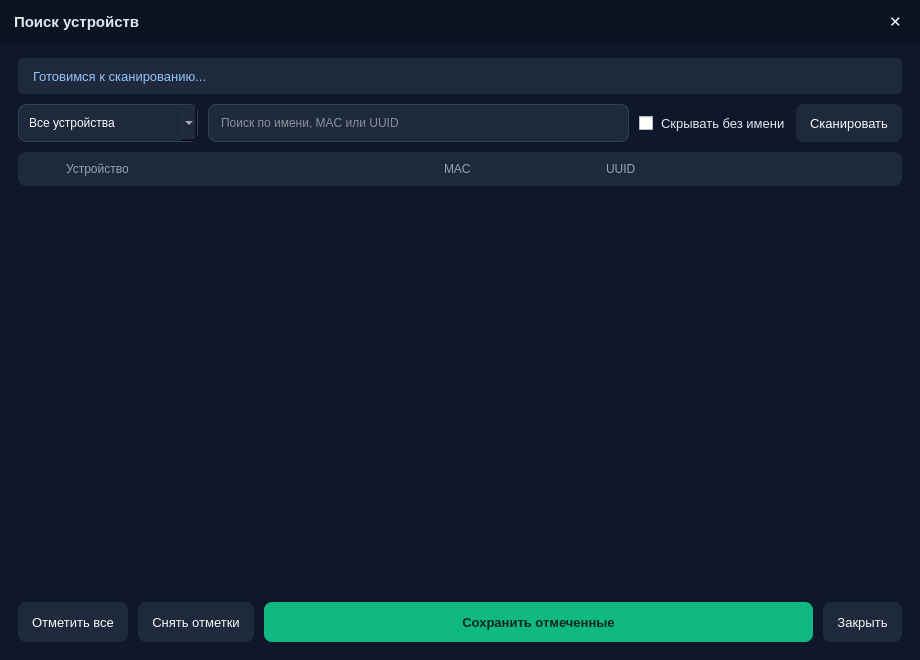
<?xml version="1.0" encoding="UTF-8"?>
<ui version="4.0">
 <class>DeviceSearchWindow</class>
 <widget class="QDialog" name="DeviceSearchWindow">
  <property name="geometry"><rect><x>0</x><y>0</y><width>920</width><height>660</height></rect></property>
  <property name="minimumSize"><size><width>860</width><height>520</height></size></property>
  <property name="windowTitle"><string>Поиск устройств</string></property>
  <property name="styleSheet">
   <string notr="true">
QDialog, QWidget#contentWidget { background-color: #0F172A; }
QWidget#titleBar { background-color: #0B1220; }
QWidget#headerRow { background-color: #1E293B; border-radius: 8px; }
QLabel { color: #E2E8F0; font-size: 13px; }
QLabel#titleLabel { font-size: 15px; font-weight: bold; }
QLabel#StatusLabel { color: #93C5FD; background-color: #1E293B; border-radius: 6px; padding: 9px 12px; }
QLabel#headName, QLabel#headMac, QLabel#headUuid { color: #94A3B8; font-size: 12px; }
QPushButton { background-color: #1E293B; color: #F8FAFC; border: none; border-radius: 8px; padding: 9px 14px; font-size: 13px; }
QPushButton:hover { background-color: #334155; }
QPushButton:disabled { background-color: #172033; color: #64748B; }
QPushButton#SaveCheckedButton { background-color: #10B981; color: #06281D; font-weight: bold; }
QPushButton#SaveCheckedButton:hover { background-color: #0EA271; }
QPushButton#SaveCheckedButton:disabled { background-color: #172033; color: #64748B; }
QPushButton#close_btn { background-color: transparent; padding: 6px 12px; font-size: 15px; }
QPushButton#close_btn:hover { background-color: #EF4444; }
QLineEdit, QComboBox { background-color: #1E293B; color: #F8FAFC; border: 1px solid #334155; border-radius: 8px; padding: 8px 10px; }
QComboBox QAbstractItemView { background-color: #1E293B; color: #F8FAFC; selection-background-color: #3B82F6; outline: none; }
QCheckBox { color: #E2E8F0; spacing: 8px; font-size: 13px; }
QListWidget { background-color: #0F172A; border: none; outline: none; }
QListWidget::item { background: transparent; border: none; padding: 0px; margin: 0px; }
QListWidget::item:hover { background: transparent; }
QListWidget::item:selected { background: transparent; color: #F8FAFC; }
QScrollBar:vertical { background: #0F172A; width: 10px; margin: 2px; border-radius: 5px; }
QScrollBar::handle:vertical { background: #334155; min-height: 36px; border-radius: 5px; }
QScrollBar::handle:vertical:hover { background: #3B82F6; }
QScrollBar::add-line:vertical, QScrollBar::sub-line:vertical { height: 0px; }
QScrollBar::add-page:vertical, QScrollBar::sub-page:vertical { background: transparent; }
   </string>
  </property>
  <layout class="QVBoxLayout" name="mainLayout" stretch="0,1">
   <property name="spacing"><number>0</number></property>
   <property name="leftMargin"><number>0</number></property>
   <property name="topMargin"><number>0</number></property>
   <property name="rightMargin"><number>0</number></property>
   <property name="bottomMargin"><number>0</number></property>
   <item>
    <widget class="QWidget" name="titleBar" native="true">
     <property name="minimumSize"><size><width>0</width><height>44</height></size></property>
     <property name="maximumSize"><size><width>16777215</width><height>44</height></size></property>
     <layout class="QHBoxLayout" name="titleBarLayout" stretch="1,0">
      <property name="leftMargin"><number>14</number></property>
      <property name="topMargin"><number>0</number></property>
      <property name="rightMargin"><number>6</number></property>
      <property name="bottomMargin"><number>0</number></property>
      <item><widget class="QLabel" name="titleLabel"><property name="text"><string>Поиск устройств</string></property></widget></item>
      <item><widget class="QPushButton" name="close_btn"><property name="text"><string>✕</string></property></widget></item>
     </layout>
    </widget>
   </item>
   <item>
    <widget class="QWidget" name="contentWidget" native="true">
     <layout class="QVBoxLayout" name="contentLayout" stretch="0,0,0,1,0">
      <property name="spacing"><number>10</number></property>
      <property name="leftMargin"><number>18</number></property>
      <property name="topMargin"><number>14</number></property>
      <property name="rightMargin"><number>18</number></property>
      <property name="bottomMargin"><number>18</number></property>
      <item>
       <widget class="QLabel" name="StatusLabel">
        <property name="text"><string>Готовимся к сканированию...</string></property>
        <property name="minimumSize"><size><width>0</width><height>36</height></size></property>
        <property name="wordWrap"><bool>false</bool></property>
       </widget>
      </item>
      <item>
       <layout class="QHBoxLayout" name="filterRow" stretch="0,1,0,0">
        <property name="spacing"><number>10</number></property>
        <item>
         <widget class="QComboBox" name="FilterCombo">
          <property name="minimumSize"><size><width>180</width><height>38</height></size></property>
          <property name="maximumSize"><size><width>180</width><height>38</height></size></property>
          <item><property name="text"><string>Все устройства</string></property></item>
          <item><property name="text"><string>Сохранённые</string></property></item>
          <item><property name="text"><string>Не сохранённые</string></property></item>
         </widget>
        </item>
        <item>
         <widget class="QLineEdit" name="SearchEdit">
          <property name="placeholderText"><string>Поиск по имени, MAC или UUID</string></property>
          <property name="minimumSize"><size><width>0</width><height>38</height></size></property>
          <property name="maximumSize"><size><width>16777215</width><height>38</height></size></property>
         </widget>
        </item>
        <item><widget class="QCheckBox" name="HideUnnamedChk"><property name="text"><string>Скрывать без имени</string></property></widget></item>
        <item>
         <widget class="QPushButton" name="ScanButton">
          <property name="text"><string>Сканировать</string></property>
          <property name="minimumSize"><size><width>0</width><height>38</height></size></property>
          <property name="maximumSize"><size><width>16777215</width><height>38</height></size></property>
         </widget>
        </item>
       </layout>
      </item>
      <item>
       <widget class="QWidget" name="headerRow" native="true">
        <property name="minimumSize"><size><width>0</width><height>34</height></size></property>
        <property name="maximumSize"><size><width>16777215</width><height>34</height></size></property>
        <layout class="QHBoxLayout" name="headerLayout" stretch="1,0,0">
         <property name="spacing"><number>12</number></property>
         <property name="leftMargin"><number>48</number></property>
         <property name="topMargin"><number>0</number></property>
         <property name="rightMargin"><number>26</number></property>
         <property name="bottomMargin"><number>0</number></property>
         <item><widget class="QLabel" name="headName"><property name="text"><string>Устройство</string></property></widget></item>
         <item><widget class="QLabel" name="headMac"><property name="text"><string>MAC</string></property><property name="minimumSize"><size><width>150</width><height>0</height></size></property><property name="maximumSize"><size><width>150</width><height>16777215</height></size></property></widget></item>
         <item><widget class="QLabel" name="headUuid"><property name="text"><string>UUID</string></property><property name="minimumSize"><size><width>270</width><height>0</height></size></property><property name="maximumSize"><size><width>270</width><height>16777215</height></size></property></widget></item>
        </layout>
       </widget>
      </item>
      <item><widget class="QListWidget" name="ScanList"/></item>
      <item>
       <layout class="QHBoxLayout" name="bottomRow" stretch="0,0,1,0">
        <property name="spacing"><number>10</number></property>
        <item><widget class="QPushButton" name="SelectAllButton"><property name="text"><string>Отметить все</string></property><property name="minimumSize"><size><width>0</width><height>40</height></size></property></widget></item>
        <item><widget class="QPushButton" name="ClearButton"><property name="text"><string>Снять отметки</string></property><property name="minimumSize"><size><width>0</width><height>40</height></size></property></widget></item>
        <item><widget class="QPushButton" name="SaveCheckedButton"><property name="text"><string>Сохранить отмеченные</string></property><property name="minimumSize"><size><width>0</width><height>40</height></size></property></widget></item>
        <item><widget class="QPushButton" name="CloseButton"><property name="text"><string>Закрыть</string></property><property name="minimumSize"><size><width>0</width><height>40</height></size></property></widget></item>
       </layout>
      </item>
     </layout>
    </widget>
   </item>
  </layout>
 </widget>
 <resources/>
 <connections/>
</ui>
